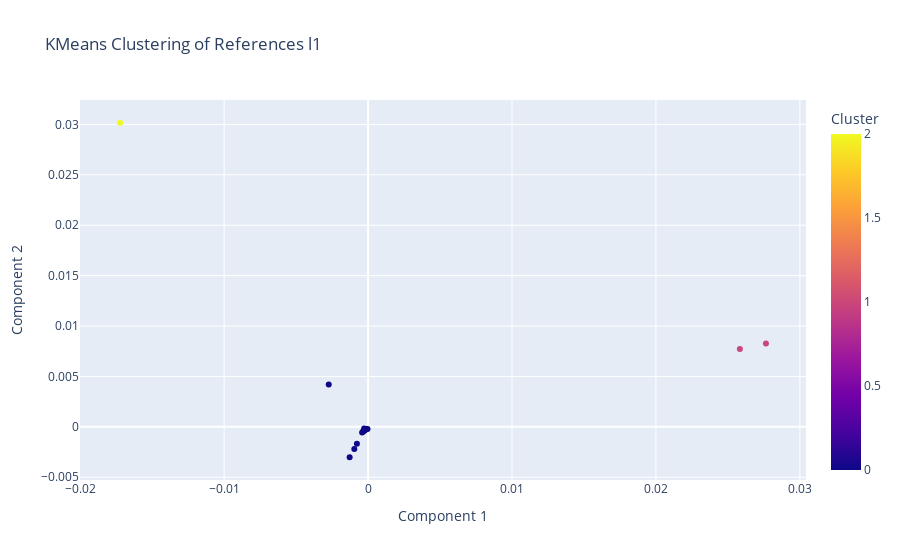

The notebook cell this image was saved under:
### Code cell
import plotly.express as px
import pandas as pd
from sklearn.cluster import KMeans

# Assuming l1_pca is your PCA-transformed data in pandas DataFrame format
data_to_cluster = new_l1_pca

# Convert the DataFrame to a numpy array for KMeans fitting
data_to_cluster_np = data_to_cluster.values

# Fit the KMeans model
kmeans = KMeans(n_clusters=3, n_init= 10, random_state= 40)
kmeans.fit(data_to_cluster_np)

# Get the cluster labels
labels = kmeans.labels_

# Create a DataFrame for plotting with plotly
df_plot = pd.DataFrame(data_to_cluster_np, columns=['Component 1', 'Component 2'])
df_plot['Cluster'] = labels
df_plot['Point Name'] = data_to_cluster.index  # This assumes the original DataFrame has meaningful row labels

# Create an interactive scatter plot
fig = px.scatter(df_plot, x='Component 1', y='Component 2', color='Cluster', 
                 hover_data=['Point Name'], 
                 title='KMeans Clustering of References l1')

# Display the plot
fig.show()

### Figure 1 — Plotly figure (JSON) as saved in the notebook; plotly's stock layout.template omitted (floating-point values rounded to 4 significant figures)
{"data": [{"customdata": [["AhlgrenScottD"], ["AlbinPierre"], ["BaloghJózsef"], ["BaryshnikovYuliyM"], ["Berwick-EvansDaniel"], ["BocaFlorin-Petre"], ["BradlowStevenBenjamin"], ["BronskiJaredC"], ["DeVilleRELee"], ["DeyParthaSarathi"], ["DiFrancescoPhilippe"], ["DunfieldNathanM"], ["ErdoğanMehmetBurak"], ["FengRunhuan"], ["FernandesRuiLoja"], ["FordKevinB"], ["HaboushWilliamJ"], ["HellerJeremiahBen"], ["HinkkanenAimo"], ["HiraniAnilN"], ["HurVeraMikyoung"], ["IvanovSergeiVladimirovich"], ["JandaFelix"], ["JingXiaochen"], ["JungeMarius"], ["KatzSheldonH"], ["KedemRinat"], ["KermanEly"], ["KirkpatrickKayLene"], ["KirrEduard"], ["KostochkaAlexandrV"], ["KutzarovaDenkaN"], ["LaNaveGabriele"], ["LaugesenRichardSnyder"], ["LeditzkyFelix"], ["LermanEugeneM"], ["LiXiaochun"], ["McCarthyRandy"], ["MineyevIgor"], ["NikolaevIgorG"], ["OikhbergTimur"], ["PascaleffJamesThomas"], ["RaptiZoi"], ["RasmussenJacob"], ["RasmussenSarahDean"], ["RezkCharlesW"], ["ReznickBruce"], ["SongRenming"], ["SowersRichardB"], ["StojanoskaVesna"], ["ThornerJesse"], ["TolmanSusan"], ["TumanovAlexander"], ["TysonJeremyT"], ["TzirakisNikolaos"], ["WuXuan"], ["YongAlexanderTF"], ["ZaharescuAlexandru"], ["ZharnitskyVadim"]], "hovertemplate": "Component 1=%{x}<br>Component 2=%{y}<br>Point Name=%{customdata[0]}<br>Cluster=%{marker.color}<extra></extra>", "legendgroup": "", "marker": {"color": [0, 0, 0, 0, 0, 0, 0, 0, 0, 0, 0, 0, 0, 2, 0, 0, 0, 0, 0, 0, 0, 1, 0, 0, 0, 0, 0, 0, 0, 0, 0, 0, 0, 0, 0, 0, 0, 0, 1, 0, 0, 0, 0, 0, 0, 0, 0, 0, 0, 0, 0, 0, 0, 0, 0, 0, 0, 0, 0], "coloraxis": "coloraxis", "symbol": "circle"}, "mode": "markers", "name": "", "orientation": "v", "showlegend": false, "type": "scatter", "x": [-0.0002214, -0.0001948, -0.0001742, -0.0001864, -0.000188, -0.0001791, -3.757e-05, -0.0001722, -0.000172, -0.0002945, -0.000775, -0.0009559, -0.000172, -0.01723, -0.0001777, -0.0001783, -0.0002792, -0.0002204, -0.0001911, -0.0001825, -0.0001743, 0.02764, -0.0002427, -0.002733, -0.0001618, -0.00128, -0.0001748, -0.0001828, -0.0001742, -0.0001886, -0.0001742, -0.0001726, -0.0002273, -0.0002044, -0.0001846, -0.0001702, -0.0001817, -0.0001793, 0.02583, -0.0001614, -0.0001733, -0.0002056, -0.0001774, -0.0001772, -0.0001777, -0.000181, -0.0001811, -0.0002723, -0.0003514, -0.0001786, -0.0002065, -0.00017, -0.0002066, -0.0001668, -0.0001712, -0.0004118, -0.0001862, -0.0001882, -0.0001767], "xaxis": "x", "y": [-0.0002939, -0.0002627, -0.0002325, -0.0002495, -0.0002509, -0.0002391, -0.0002105, -0.0002299, -0.0002296, -0.0003924, -0.001684, -0.002193, -0.0002295, 0.03016, -0.0002374, -0.0002383, -0.000373, -0.0002943, -0.0002559, -0.000246, -0.0002325, 0.008275, -0.0003405, 0.004199, -0.0002298, -0.003013, -0.0002384, -0.0002443, -0.0002326, -0.0002517, -0.0002326, -0.0002305, -0.0003102, -0.0002604, -0.0002466, -0.0002276, -0.0002426, -0.0002397, 0.007724, -0.0002414, -0.0002315, -0.0002832, -0.0002368, -0.0002439, -0.0002407, -0.0002416, -0.0002424, -0.000157, -0.0004574, -0.0002385, -0.0002774, -0.0002277, -0.0002759, -0.0002367, -0.0002285, -0.0005507, -0.0002515, -0.0002514, -0.0002359], "yaxis": "y"}], "layout": {"coloraxis": {"colorbar": {"title": {"text": "Cluster"}}, "colorscale": [[0, "#0d0887"], [0.1111, "#46039f"], [0.2222, "#7201a8"], [0.3333, "#9c179e"], [0.4444, "#bd3786"], [0.5556, "#d8576b"], [0.6667, "#ed7953"], [0.7778, "#fb9f3a"], [0.8889, "#fdca26"], [1, "#f0f921"]]}, "legend": {"tracegroupgap": 0}, "title": {"text": "KMeans Clustering of References l1"}, "xaxis": {"anchor": "y", "domain": [0, 1], "title": {"text": "Component 1"}}, "yaxis": {"anchor": "x", "domain": [0, 1], "title": {"text": "Component 2"}}}}
